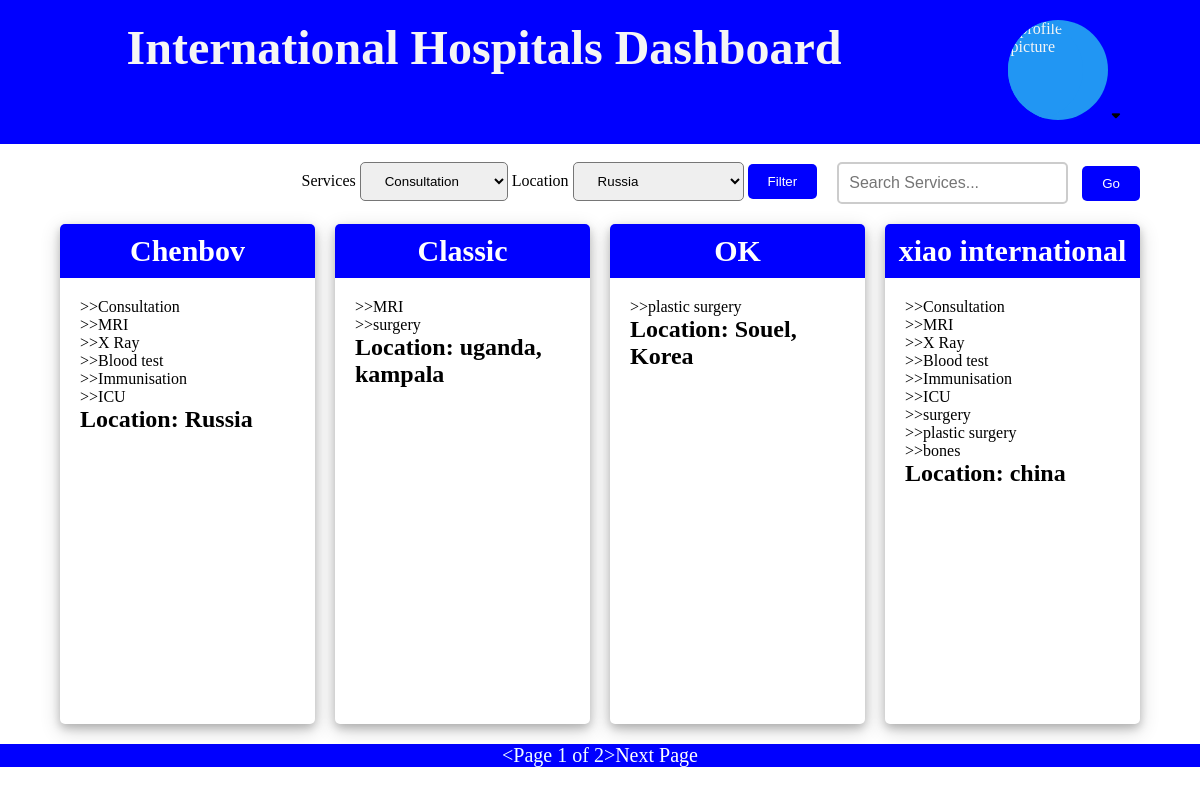
The app's page /dashboard/ (signed in) with its own data.
### default/models.py (models this page shows, shortened)
class Hospital(models.Model):
    location = models.CharField(max_length=300, default="")
    name = models.CharField(max_length=300, default="")
    services = models.ManyToManyField(Services)
    working_hours = models.CharField(max_length=100, default="")
    status_open = models.BooleanField(default=True)
    cover = models.ImageField(upload_to="hospitals/", default="/hospitals/default.png")

class Services(models.Model):
    name = models.CharField(max_length=300, default="")
    def __str__(self):
        return self.name

### default/views.py (the view)
# urls.py: path('dashboard/',views.dashboard, name="dashboard" ),
@login_required(login_url=settings.LOGIN_URL)
def dashboard(request, *args, **kwargs):
   all_hospitals = Hospital.objects.all()
   services = Services.objects.all()
   locations = all_hospitals.values("location")
   page = request.GET.get("page")
   search = request.GET.get("search")
   service = request.GET.get("service")
   location = request.GET.get("location")
   if service and location:
      all_hospitals = all_hospitals.filter(location = location, services = Services.objects.get(name=service))
   if search:
      all_hospitals = all_hospitals.filter(Q(name__icontains = search) | Q(location__icontains = search))
   all_hospital = Paginator(all_hospitals, 4)
   if page:
      all_hospitals = all_hospital.get_page(page)
   else:
      all_hospitals = all_hospital.get_page(1)
   context={
      "services":services,
      "locations":locations,
      "hospitals":all_hospitals
   }
   response = render(request, "dashboard.html", context)
   return HttpResponse(response)

### default/templates/dashboard.html (shortened to what this page needs)
<!DOCTYPE html>
<html lang="en">
<head>
</head>
<body>
    <header>
      <h1>International Hospitals Dashboard</h1>
      <div class="profile dropdown">
        <div class="profilepic">
            <img src="user.bmp" alt="profile picture" class="profilepic">
        </div>
        <div class="dropdown">
          <button class="dropdown-toggle">
            <i class="fa fa-caret-down"></i>
          </button>
        </div>
      </div>
    </header>
   <br>
    <div class="actions">
        <div>
            <label>Services</label>
            <select form="filter" name="service">
                {% for x in services %}
                <option value="{{x.name}}">{{x.name}}</option>
                {% endfor %}
            </select>
            <label>Location</label>
            <select name="location" form="filter">
                {% for x in locations %}
                <option value="{{x.location}}">{{x.location}}</option>
                {% endfor %}
            </select>
            <button type="submit" form="filter">Filter</button>
        </div>
        <div>
            <input type="text" form ="search" name="search" placeholder="Search Services...">
            <button type="submit" form="search">Go</button>
        </div>
    </div>
    <div class="container">
        {% for hospital in hospitals %}
        <div class="box">
            <div class="header">
                <h2>{{hospital.name}}</h2>
            </div>
            <div class="content">
                {% for x in hospital.services.all %}
                <p>>>{{x}}</p>
                {% endfor %}
                <h2>Location: {{hospital.location}}</h2>
            </div>
        </div>
        {% endfor %}
    </div>
    <div style="background:blue;display: flex; justify-content:center;font-size:20px;align-items:center;">
        <p style="color: azure;">{{hospitals}}</p>
        {% if hospitals.has_next %}
        <a href="/dashboard/?page={{hospitals.next_page_number}}"style="color:white;text-decoration:none;">Next Page</a>
        {% endif %}
    </div>
</body>
</html>

### default/templates/dashboard.html (style rules this page uses)
* { padding: 0; margin: 0; }
header { padding: 20px; text-align: center; background: blue; color: whitesmoke; display: grid; grid-template-columns: 0.8fr 0.2fr; }
header h1 { font-size: 3rem; }
.profilepic { display: inline-block; position: relative; overflow: hidden; width: 100px; height: 100px; border-radius: 50%; background: #2196F3; }
header img { width: auto; height: 100%; margin-left: -50px; }
.dropdown { position: relative; display: inline-block; }
.dropdown-toggle { background: none; border: none; cursor: pointer; }
input[type="text"] { padding: 10px; font-size: 16px; border: 2px solid #ccc; border-radius: 5px; margin-right: 10px; }
button[type="submit"] { padding: 10px 20px; background-color: blue; color: white; border: none; border-radius: 5px; cursor: pointer; }
.container { display: grid; grid-template-columns: repeat(4, 1fr); grid-gap: 20px; padding: 20px 5%; justify-content: center; align-items: center; }
.box { background-color: #FFFFFF; height: 500px; border-radius: 5px; box-shadow: 0 4px 8px 0 rgba(0, 0, 0, 0.2), 0 6px 20px 0 rgba(0, 0, 0, 0.19); }
.header { background-color: blue; color: white; padding: 10px; font-size: 20px; text-align: center; border-top-left-radius: 5px; border-top-right-radius: 5px; }
.content { padding: 20px; }
.content p { -size: 16px; }
.actions { display: flex; justify-content: flex-end; gap: 20px; padding: 0 5%; }
.actions select { padding: 10px 20px; border-radius: 5px; outline: none; }

### records on screen
Hospital: name "Chenbov", location "Russia"
Services: name "Consultation"
Services: name "MRI"
Services: name "X Ray"
Services: name "Blood test"
Services: name "Immunisation"
Services: name "ICU"
Hospital: name "Classic", location "uganda, kampala"
Services: name "surgery"
Hospital: name "OK", location "Souel, Korea"
Services: name "plastic surgery"
Hospital: name "xiao international", location "china"
Services: name "bones"

### other values on screen
{{ hospitals }} "<Page 1 of 2>"
form field service "Consultation"
form field location "Russia"
